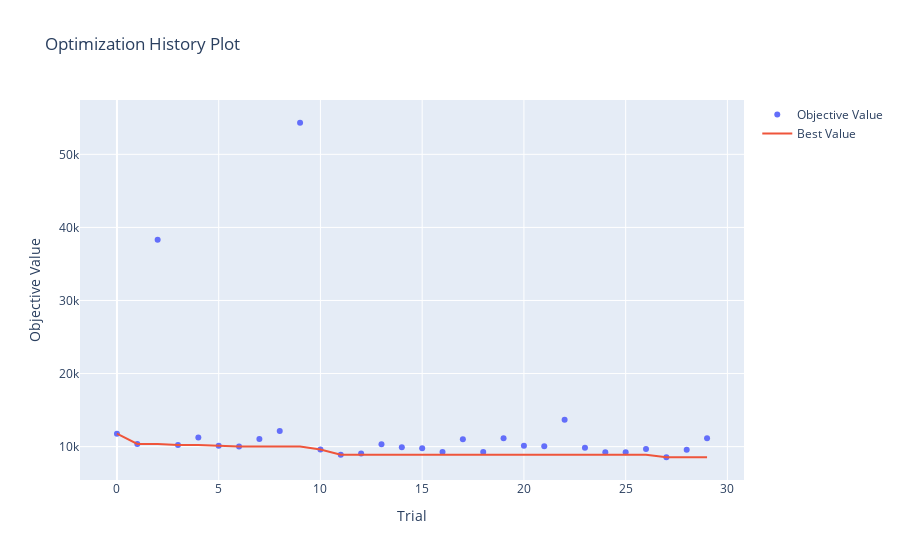

Notebook code for this chart:
### Code cell
optuna.visualization.plot_optimization_history(study_xgb)

### Figure 1 — Plotly figure (JSON) as saved in the notebook; plotly's stock layout.template omitted (floating-point values rounded to 4 significant figures)
{"data": [{"mode": "markers", "name": "Objective Value", "type": "scatter", "x": [0, 1, 2, 3, 4, 5, 6, 7, 8, 9, 10, 11, 12, 13, 14, 15, 16, 17, 18, 19, 20, 21, 22, 23, 24, 25, 26, 27, 28, 29], "y": [11780.0, 10370.0, 38320.0, 10220.0, 11240.0, 10110.0, 10010.0, 11040.0, 12150.0, 54320.0, 9610.0, 8886.0, 9050.0, 10310.0, 9923.0, 9791.0, 9255.0, 11020.0, 9251.0, 11140.0, 10120.0, 10060.0, 13670.0, 9834.0, 9230.0, 9230.0, 9692.0, 8546.0, 9572.0, 11150.0]}, {"mode": "lines", "name": "Best Value", "type": "scatter", "x": [0, 1, 2, 3, 4, 5, 6, 7, 8, 9, 10, 11, 12, 13, 14, 15, 16, 17, 18, 19, 20, 21, 22, 23, 24, 25, 26, 27, 28, 29], "y": [11780.0, 10370.0, 10370.0, 10220.0, 10220.0, 10110.0, 10010.0, 10010.0, 10010.0, 10010.0, 9610.0, 8886.0, 8886.0, 8886.0, 8886.0, 8886.0, 8886.0, 8886.0, 8886.0, 8886.0, 8886.0, 8886.0, 8886.0, 8886.0, 8886.0, 8886.0, 8886.0, 8546.0, 8546.0, 8546.0]}, {"marker": {"color": "#cccccc"}, "mode": "markers", "name": "Infeasible Trial", "showlegend": false, "type": "scatter", "x": [], "y": []}], "layout": {"title": {"text": "Optimization History Plot"}, "xaxis": {"title": {"text": "Trial"}}, "yaxis": {"title": {"text": "Objective Value"}}}}
